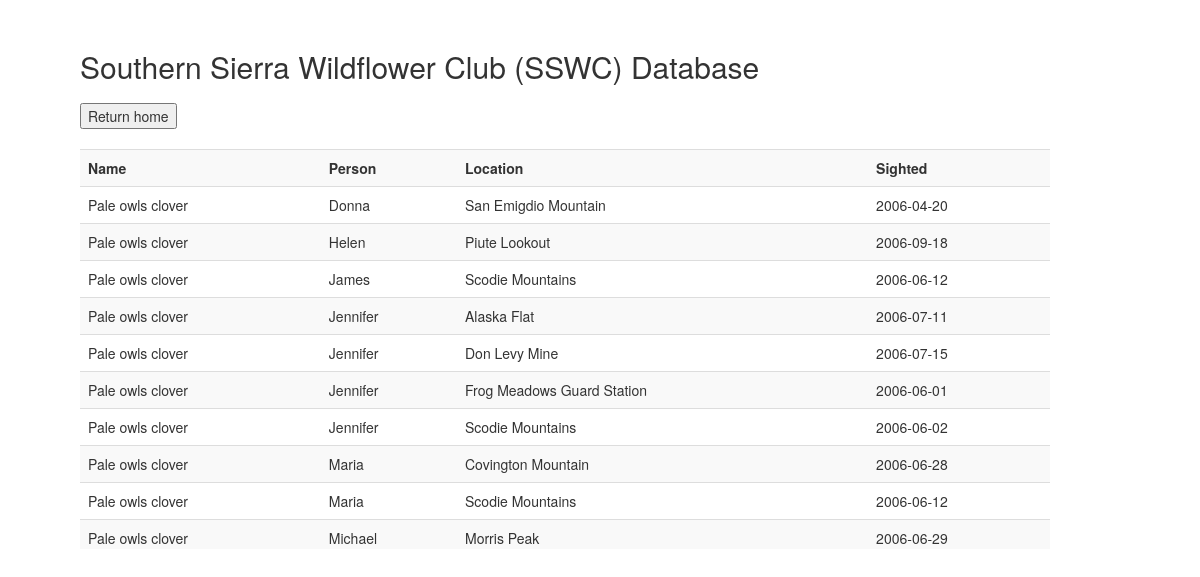
Screenshot of /sightings/Pale owls clover with the database file from the repository.
### tables this page shows
CREATE TABLE SIGHTINGS 
(NAME VARCHAR(30) , PERSON VARCHAR(30), 
 LOCATION VARCHAR(30) , SIGHTED DATE, 
 CONSTRAINT sightings_pk PRIMARY KEY 
 (NAME, PERSON, LOCATION, SIGHTED),
CONSTRAINT fk1_sightings
  FOREIGN KEY (NAME)
          REFERENCES FLOWERS(COMNAME),
CONSTRAINT fk2_sightings
  FOREIGN KEY (LOCATION)
          REFERENCES FEATURES(LOCATION)
);

### flowersdb.py (the view)
@app.route("/sightings/<string:name>", methods=["GET", "POST"])
def getSightings(name):
    connection = engine.connect()
    sighting = connection.execute("SELECT * FROM SIGHTINGS WHERE NAME = :NAME",{"NAME":name}).fetchmany(10)
    return render_template('sightings.html', sighting=sighting)
    connection.close()

### templates/sightings.html (shortened to what this page needs)
<!DOCTYPE html>
<html>
<head>
  <link rel="stylesheet" href="https://maxcdn.bootstrapcdn.com/bootstrap/3.3.5/css/bootstrap.min.css">
  <link rel="stylesheet" href="styles/main.css">
</head>
  <body>
    <h2>Southern Sierra Wildflower Club (SSWC) Database</h2>
    <form action="/">
        <button name="home" type="submit">Return home</button>
    </form>
    <div class="tableWrapper">
      <table class="table table-striped table-hover">
        <tr>
          <th>Name</th>
          <th>Person</th>
          <th>Location</th>
          <th>Sighted</th>
        </tr>
        {% for row in sighting %}
                <tr>
                        <td>{{ row.0 }}</td>
                        <td>{{ row.1 }}</td>
                        <td>{{ row.2 }}</td>
                        <td>{{ row.3 }}</td>
                </tr>
        {% endfor %}
      </table>
    </div>
  </body>
</html>

### styles/main.css (style rules this page uses)
body { margin-top: 100px; margin-bottom: 100px; margin-right: 150px; margin-left: 80px; }
.tableWrapper { max-height: 400px; overflow: auto; }

### templates/sightings.html (style rules this page uses)
body { margin-top: 50px; margin-bottom: 100px; margin-right: 150px; margin-left: 80px; }

### rows the page displays
SIGHTINGS: NAME "Pale owls clover", PERSON "Donna", LOCATION "San Emigdio Mountain", SIGHTED "2006-04-20"
SIGHTINGS: NAME "Pale owls clover", PERSON "Helen", LOCATION "Piute Lookout", SIGHTED "2006-09-18"
SIGHTINGS: NAME "Pale owls clover", PERSON "James", LOCATION "Scodie Mountains", SIGHTED "2006-06-12"
SIGHTINGS: NAME "Pale owls clover", PERSON "Jennifer", LOCATION "Alaska Flat", SIGHTED "2006-07-11"
SIGHTINGS: NAME "Pale owls clover", PERSON "Jennifer", LOCATION "Don Levy Mine", SIGHTED "2006-07-15"
SIGHTINGS: NAME "Pale owls clover", PERSON "Jennifer", LOCATION "Frog Meadows Guard Station", SIGHTED "2006-06-01"
SIGHTINGS: NAME "Pale owls clover", PERSON "Jennifer", LOCATION "Scodie Mountains", SIGHTED "2006-06-02"
SIGHTINGS: NAME "Pale owls clover", PERSON "Maria", LOCATION "Covington Mountain", SIGHTED "2006-06-28"
SIGHTINGS: NAME "Pale owls clover", PERSON "Maria", LOCATION "Scodie Mountains", SIGHTED "2006-06-12"
SIGHTINGS: NAME "Pale owls clover", PERSON "Michael", LOCATION "Morris Peak", SIGHTED "2006-06-29"
